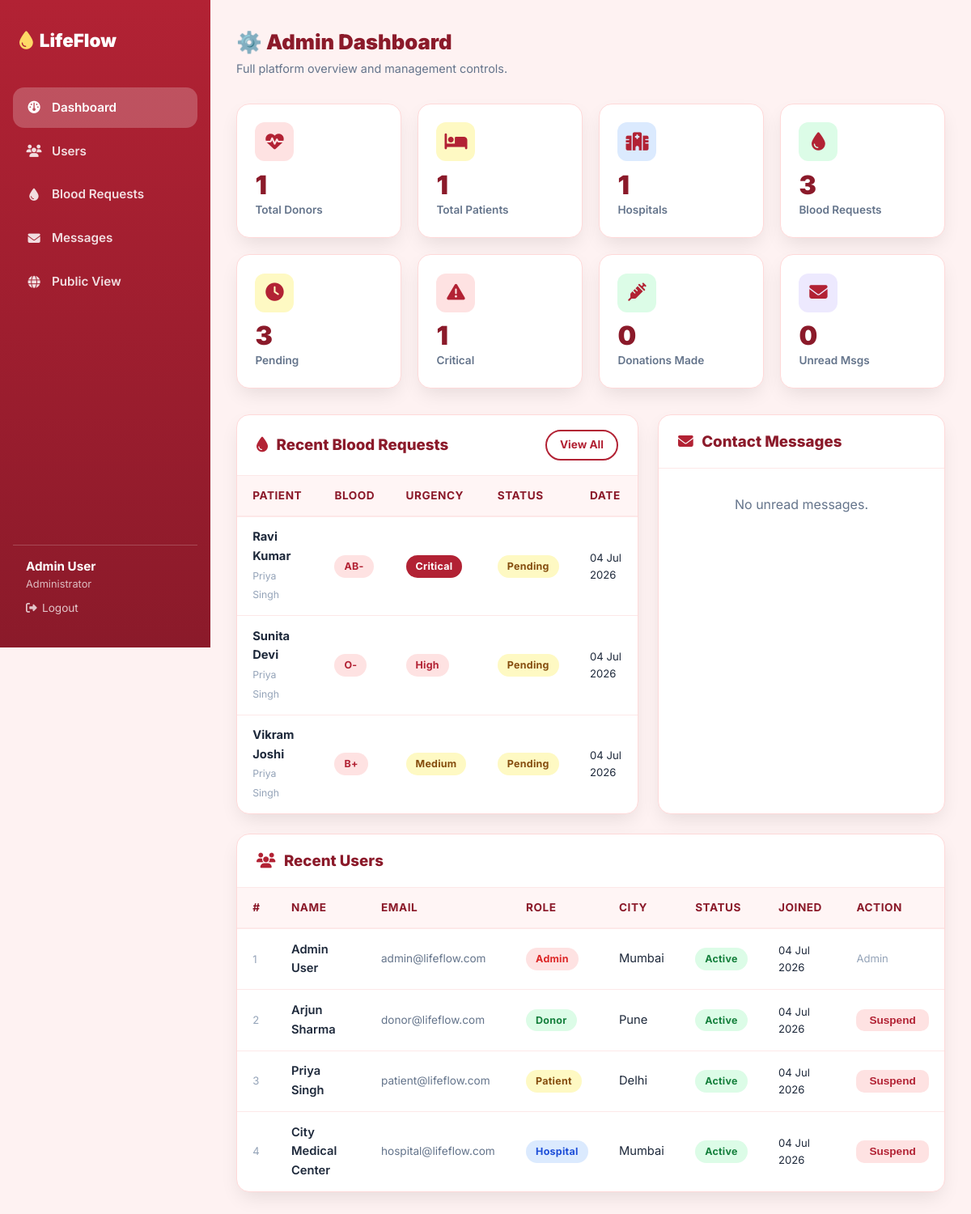
Page /php/admin_dashboard.php (signed in) on the committed database.
### tables this page shows
CREATE TABLE IF NOT EXISTS blood_requests (
    id                   INT AUTO_INCREMENT PRIMARY KEY,
    request_code         VARCHAR(50) NOT NULL UNIQUE,
    requested_by_user_id INT NOT NULL,
    patient_name         VARCHAR(255) NOT NULL,
    blood_group_needed   ENUM('A+','A-','B+','B-','O+','O-','AB+','AB-') NOT NULL,
    units_required       TINYINT UNSIGNED NOT NULL DEFAULT 1,
    hospital_name        VARCHAR(255) NOT NULL,
    location             VARCHAR(255) DEFAULT NULL,
    contact_number       VARCHAR(30)  DEFAULT NULL,
    urgency_level        ENUM('low','medium','high','critical') NOT NULL DEFAULT 'medium',
    needed_by            DATE DEFAULT NULL,
    medical_notes        TEXT DEFAULT NULL,
    status               ENUM('pending','accepted','approved','fulfilled','cancelled') NOT NULL DEFAULT 'pending',
    fulfilled_by_user_id INT DEFAULT NULL,
    created_at           TIMESTAMP NOT NULL DEFAULT CURRENT_TIMESTAMP,
    updated_at           TIMESTAMP NOT NULL DEFAULT CURRENT_TIMESTAMP ON UPDATE CURRENT_TIMESTAMP,
    FOREIGN KEY (requested_by_user_id) REFERENCES users(id),
    FOREIGN KEY (fulfilled_by_user_id) REFERENCES users(id)
);

CREATE TABLE IF NOT EXISTS users (
    id            INT AUTO_INCREMENT PRIMARY KEY,
    full_name     VARCHAR(255)  NOT NULL,
    email         VARCHAR(255)  NOT NULL UNIQUE,
    phone         VARCHAR(30)   DEFAULT NULL,
    password_hash VARCHAR(255)  NOT NULL,
    role          ENUM('donor','patient','hospital','admin') NOT NULL DEFAULT 'donor',
    gender        ENUM('male','female','other') DEFAULT NULL,
    age           TINYINT UNSIGNED DEFAULT NULL,
    city          VARCHAR(100)  DEFAULT NULL,
    state         VARCHAR(100)  DEFAULT NULL,
    status        ENUM('active','inactive','suspended') NOT NULL DEFAULT 'active',
    created_at    TIMESTAMP NOT NULL DEFAULT CURRENT_TIMESTAMP,
    updated_at    TIMESTAMP NOT NULL DEFAULT CURRENT_TIMESTAMP ON UPDATE CURRENT_TIMESTAMP
);

### db_connect.php (called while the page is built, shortened)
<?php
function h(mixed $v): string {
    return htmlspecialchars((string)$v, ENT_QUOTES, 'UTF-8');
}

### php/admin_dashboard.php (the view, shortened to what this page needs)
<?php
require_once __DIR__ . '/../db_connect.php';
$totalDonors    = (int)$pdo->query("SELECT COUNT(*) FROM users WHERE role='donor'")->fetchColumn();
$totalPatients  = (int)$pdo->query("SELECT COUNT(*) FROM users WHERE role='patient'")->fetchColumn();
$totalHospitals = (int)$pdo->query("SELECT COUNT(*) FROM users WHERE role='hospital'")->fetchColumn();
$totalRequests  = (int)$pdo->query("SELECT COUNT(*) FROM blood_requests")->fetchColumn();
$pendingReqs    = (int)$pdo->query("SELECT COUNT(*) FROM blood_requests WHERE status='pending'")->fetchColumn();
$criticalReqs   = (int)$pdo->query("SELECT COUNT(*) FROM blood_requests WHERE urgency_level='critical'")->fetchColumn();
$totalDonations = (int)$pdo->query("SELECT COUNT(*) FROM donation_history")->fetchColumn();
$recentReqs = $pdo->query("
    SELECT br.*, u.full_name AS requester_name
    FROM blood_requests br
    JOIN users u ON u.id = br.requested_by_user_id
    ORDER BY br.created_at DESC LIMIT 10
")->fetchAll();
$recentUsers = $pdo->query("
    SELECT id, full_name, email, role, city, status, created_at
    FROM users ORDER BY created_at DESC LIMIT 8
")->fetchAll();
$contactMsgs = $pdo->query("SELECT * FROM contact_messages WHERE is_resolved = 0 ORDER BY created_at DESC LIMIT 5")->fetchAll();
require_once 'includes/header.php';
?>
<div class="dashboard-layout">
    <aside class="sidebar" id="sidebar">
        <div class="sidebar-logo"><i class="fa-solid fa-droplet"></i> LifeFlow</div>
        <ul class="sidebar-nav">
            <li><a href="admin_dashboard.php" class="active"><i class="fa-solid fa-gauge"></i> Dashboard</a></li>
            <li><a href="#users"><i class="fa-solid fa-users"></i> Users</a></li>
            <li><a href="#requests"><i class="fa-solid fa-droplet"></i> Blood Requests</a></li>
            <li><a href="#contacts"><i class="fa-solid fa-envelope"></i> Messages </a></li>
            <li><a href="view_requests.php"><i class="fa-solid fa-globe"></i> Public View</a></li>
        </ul>
        <div class="sidebar-user">
            <div class="sidebar-user-name"><?= h($_SESSION['user_name'] ?? '') ?></div>
            <div class="sidebar-user-role">Administrator</div>
            <a href="logout.php" style="display:flex;align-items:center;gap:.4rem;color:rgba(255,255,255,.75);font-size:.85rem;margin-top:.5rem"><i class="fa-solid fa-right-from-bracket"></i> Logout</a>
        </div>
    </aside>
    <main class="dashboard-main">
        <div class="dashboard-header">
            <div>
                <h1>⚙️ Admin Dashboard</h1>
                <p>Full platform overview and management controls.</p>
            </div>
        </div>
        <div style="display:grid;grid-template-columns:repeat(4,1fr);gap:1.25rem;margin-bottom:2rem">
            <?php
            $statCards = [
                ['fa-heart-pulse', $totalDonors,    'Total Donors',    '#fee2e2'],
                ['fa-bed',         $totalPatients,  'Total Patients',  '#fef9c3'],
                ['fa-hospital',    $totalHospitals, 'Hospitals',       '#dbeafe'],
                ['fa-droplet',     $totalRequests,  'Blood Requests',  '#dcfce7'],
                ['fa-clock',       $pendingReqs,    'Pending',         '#fef9c3'],
                ['fa-triangle-exclamation', $criticalReqs, 'Critical', '#fee2e2'],
                ['fa-syringe',     $totalDonations, 'Donations Made',  '#dcfce7'],
                ['fa-envelope',    count($contactMsgs), 'Unread Msgs', '#ede9fe'],
            ];
            foreach($statCards as [$icon, $val, $lbl, $bg]): ?>
            <div class="stat-card">
                <div class="stat-card-icon" style="background:<?= $bg ?>"><i class="fa-solid <?= $icon ?>"></i></div>
                <div class="stat-card-value"><?= $val ?></div>
                <div class="stat-card-label"><?= $lbl ?></div>
            </div>
            <?php endforeach; ?>
        </div>
        <div style="display:grid;grid-template-columns:1.4fr 1fr;gap:1.5rem;margin-bottom:1.5rem">
        <div class="table-wrap" id="requests">
            <div class="table-head">
                <h3><i class="fa-solid fa-droplet" style="color:#b22234;margin-right:.4rem"></i> Recent Blood Requests</h3>
                <a href="view_requests.php" class="btn btn-outline btn-sm">View All</a>
            </div>
            <?php if (empty($recentReqs)): ?>
            <div style="padding:2rem;text-align:center;color:#64748b">No requests yet.</div>
            <?php else: ?>
            <table>
                <thead><tr><th>Patient</th><th>Blood</th><th>Urgency</th><th>Status</th><th>Date</th></tr></thead>
                <tbody>
                <?php foreach($recentReqs as $r): ?>
                <tr>
                    <td><strong><?= h($r['patient_name']) ?></strong><br><small style="color:#94a3b8"><?= h($r['requester_name']) ?></small></td>
                    <td><span class="badge badge-red"><?= h($r['blood_group_needed']) ?></span></td>
                    <td><span class="badge badge-<?= h($r['urgency_level']) ?>"><?= ucfirst(h($r['urgency_level'])) ?></span></td>
                    <td><span class="badge badge-<?= h($r['status']) ?>"><?= ucfirst(h($r['status'])) ?></span></td>
                    <td style="font-size:.82rem"><?= date('d M Y', strtotime($r['created_at'])) ?></td>
                </tr>
                <?php endforeach; ?>
                </tbody>
            </table>
            <?php endif; ?>
        </div>
        <div class="table-wrap" id="contacts">
            <div class="table-head">
                <h3><i class="fa-solid fa-envelope" style="color:#b22234;margin-right:.4rem"></i> Contact Messages</h3>
            </div>
            <?php if (empty($contactMsgs)): ?>
            <div style="padding:2rem;text-align:center;color:#64748b">No unread messages.</div>
            <?php endif; ?>
        </div>
        </div>
        <div class="table-wrap" id="users">
            <div class="table-head">
                <h3><i class="fa-solid fa-users" style="color:#b22234;margin-right:.4rem"></i> Recent Users</h3>
            </div>
            <table>
                <thead><tr><th>#</th><th>Name</th><th>Email</th><th>Role</th><th>City</th><th>Status</th><th>Joined</th><th>Action</th></tr></thead>
                <tbody>
                <?php foreach($recentUsers as $u): ?>
                <tr>
                    <td style="color:#94a3b8;font-size:.82rem"><?= $u['id'] ?></td>
                    <td style="font-weight:600"><?= h($u['full_name']) ?></td>
                    <td style="font-size:.85rem;color:#64748b"><?= h($u['email']) ?></td>
                    <td><span class="badge badge-<?= $u['role']==='donor'?'normal':($u['role']==='patient'?'medium':($u['role']==='hospital'?'accepted':'crit-inv')) ?>"><?= ucfirst(h($u['role'])) ?></span></td>
                    <td><?= h($u['city'] ?? 'N/A') ?></td>
                    <td><span class="badge badge-<?= $u['status']==='active'?'available':'cancelled' ?>"><?= ucfirst(h($u['status'])) ?></span></td>
                    <td style="font-size:.82rem"><?= date('d M Y', strtotime($u['created_at'])) ?></td>
                    <td>
                        <?php if ($u['role'] !== 'admin'): ?>
                        <form method="POST">
                            <button type="submit" name="toggle_user"
                                class="btn btn-sm"
                                style="background:<?= $u['status']==='active'?'#fee2e2':'#dcfce7' ?>;color:<?= $u['status']==='active'?'#b22234':'#15803d' ?>;border:none;border-radius:10px"
                                data-confirm="<?= $u['status']==='active'?'Suspend this user?':'Reactivate this user?' ?>">
                                <?= $u['status']==='active'?'Suspend':'Activate' ?>
                            </button>
                        </form>
                        <?php else: ?>
                        <span style="color:#94a3b8;font-size:.82rem">Admin</span>
                        <?php endif; ?>
                    </td>
                </tr>
                <?php endforeach; ?>
                </tbody>
            </table>
        </div>
    </main>
</div>
<?php
require_once 'includes/footer.php';
?>

### php/includes/header.php (shortened to what this page needs)
<!DOCTYPE html>
<html lang="en">
<head>
    <link rel="stylesheet" href="../css/style.css">
    <link rel="stylesheet" href="https://cdnjs.cloudflare.com/ajax/libs/font-awesome/6.5.0/css/all.min.css">
</head>
<body class="<?= $bodyClass ?? '' ?>">

### php/includes/footer.php (shortened to what this page needs)
</body>
</html>

### rows in the picture
blood_requests: patient_name "Ravi Kumar", requested_by_user.full_name "Priya Singh", blood_group_needed "AB-", urgency_level "Critical", status "Pending", created_at "04 Jul 2026"
blood_requests: patient_name "Sunita Devi", requested_by_user.full_name "Priya Singh", blood_group_needed "O-", urgency_level "High", status "Pending", created_at "04 Jul 2026"
blood_requests: patient_name "Vikram Joshi", requested_by_user.full_name "Priya Singh", blood_group_needed "B+", urgency_level "Medium", status "Pending", created_at "04 Jul 2026"
users: id "1", full_name "Admin User", email "admin@lifeflow.com", role "Admin", city "Mumbai", status "Active", created_at "04 Jul 2026"
users: id "2", full_name "Arjun Sharma", email "donor@lifeflow.com", role "Donor", city "Pune", status "Active", created_at "04 Jul 2026", shows "Suspend"
users: id "3", full_name "Priya Singh", email "patient@lifeflow.com", role "Patient", city "Delhi", status "Active", created_at "04 Jul 2026", shows "Suspend"
users: id "4", full_name "City Medical Center", email "hospital@lifeflow.com", role "Hospital", city "Mumbai", status "Active", created_at "04 Jul 2026", shows "Suspend"

### other values in the picture
$_SESSION['user_name'] "Admin User"
$val "1"
$lbl "Total Donors"
$lbl "Total Patients"
$lbl "Hospitals"
$val "3"
$lbl "Blood Requests"
$lbl "Pending"
$lbl "Critical"
$val "0"
$lbl "Donations Made"
$lbl "Unread Msgs"
